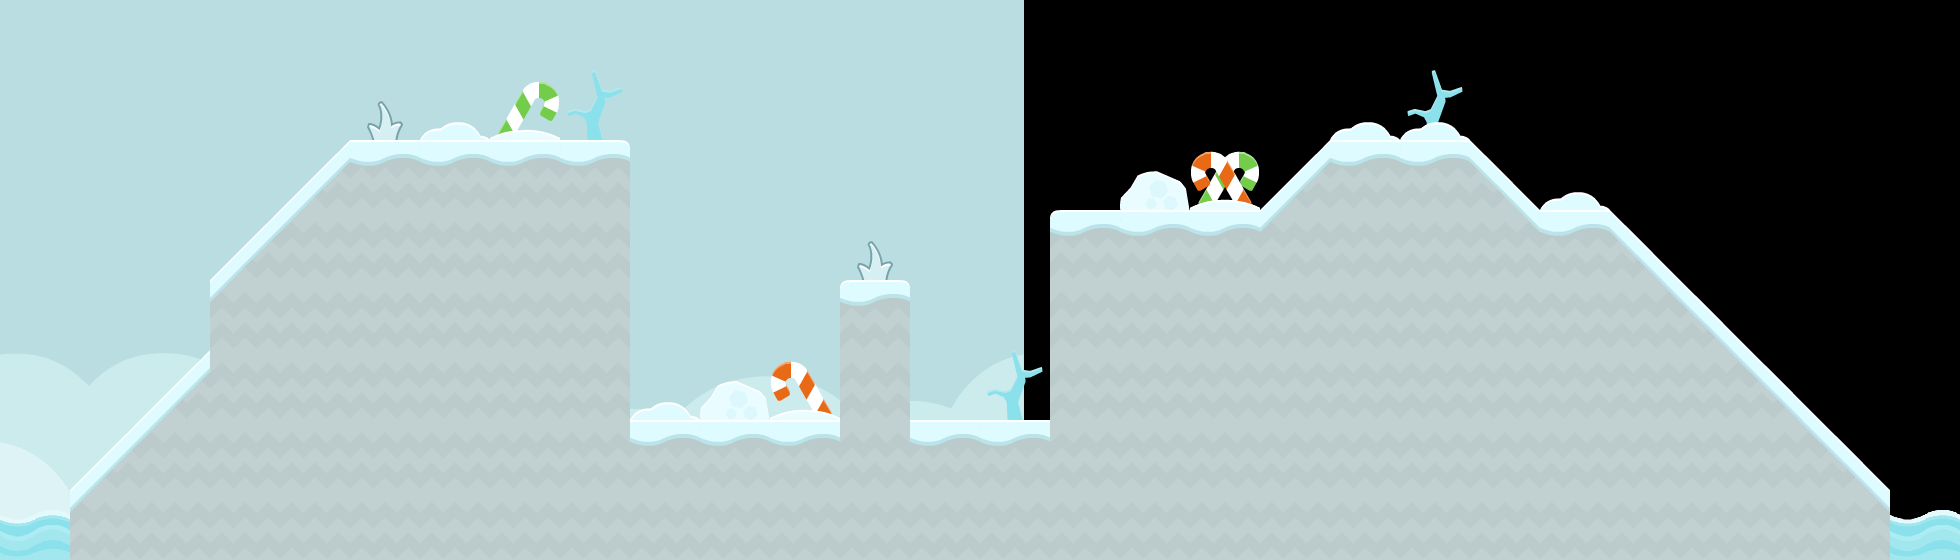

Below is a game level as drawn by its tile map, then a one-line description and the .tmx that defines it (tile-layer data replaced by summaries):
An orthogonal 28x8 tile map with 70x70 px tiles, 3 tile layers (tiles_background, tiles_terrain, tiles_foreground), 2 image layers and 9 objects (6x SNOW, start, target, effect_snow).

<map version="1.0" orientation="orthogonal" renderorder="right-down" width="28" height="8" tilewidth="70" tileheight="70" nextobjectid="164">
 <properties>
  <property name="blocks" value="wood_square_small_triangle_left,wood_square_small_triangle_left,wood_square_small_triangle_left,stone_small_triangle_left,stone_small_triangle_left,stone_small_triangle_left,stone_square,wood_1x2" />
  <property name="music" value="frantic_level" />
 </properties>
 <tileset firstgid="1" name="tiles" tilewidth="70" tileheight="70" spacing="4" margin="2" tilecount="117">
  <image source="../../graphics/tiles.png" width="962" height="666" />
  <tile id="114">
   <animation>
    <frame tileid="114" duration="100" />
    <frame tileid="115" duration="100" />
    <frame tileid="116" duration="100" />
    <frame tileid="115" duration="100" />
   </animation>
  </tile>
 </tileset>
 <imagelayer name="background_b" x="1024" y="-300">
  <image source="../../graphics/backgrounds/blue_shroom.png" />
 </imagelayer>
 <imagelayer name="background_a" y="-300">
  <image source="../../graphics/backgrounds/blue_grass.png" />
 </imagelayer>
 <layer name="tiles_background" width="30" height="8">
  <data>[240 cells, 14 non-empty, 7 distinct tile ids]</data>
 </layer>
 <layer name="tiles_terrain" width="30" height="8">
  <data>[240 cells, 112 non-empty, 9 distinct tile ids]</data>
 </layer>
 <layer name="tiles_foreground" width="30" height="8">
  <data>[240 cells, 4 non-empty, 3 distinct tile ids]</data>
 </layer>
 <objectgroup name="terrain">
  <object id="154" type="SNOW" x="70" y="560">
   <polygon points="0,0 0,-70 140,-210 560,-210 560,0" />
  </object>
  <object id="155" type="SNOW" x="210" y="350">
   <polygon points="0,0 0,-70 140,-210 420,-210 420,0" />
  </object>
  <object id="160" type="SNOW" x="1050" y="210">
   <polygon points="0,0 560,0 770,210 0,210" />
  </object>
  <object id="161" type="SNOW" x="1260" y="210">
   <polygon points="0,0 70,-70 210,-70 280,0" />
  </object>
  <object id="162" type="SNOW" x="630" y="420">
   <polygon points="0,0 1190,0 1260,70 1260,140 0,140" />
  </object>
  <object id="163" type="SNOW" x="840" y="280">
   <polygon points="0,0 70,0 70,140 0,140" />
  </object>
 </objectgroup>
 <objectgroup name="entities">
  <properties>
   <property name="blocks" value="wood_square_small_triangle_left,stone_square_small_triangle_left,stone_square" />
   <property name="music" value="happy_level" />
  </properties>
  <object id="4" name="start" type="start" x="490" y="70" width="70" height="70" />
  <object id="5" name="target" type="target" x="1120" y="140" width="70" height="70" />
 </objectgroup>
 <objectgroup name="background_effects">
  <object id="153" type="effect_snow" x="140" y="0" width="1540" height="140" />
 </objectgroup>
 <objectgroup name="foreground_effects" />
 <objectgroup name="npc" />
</map>
